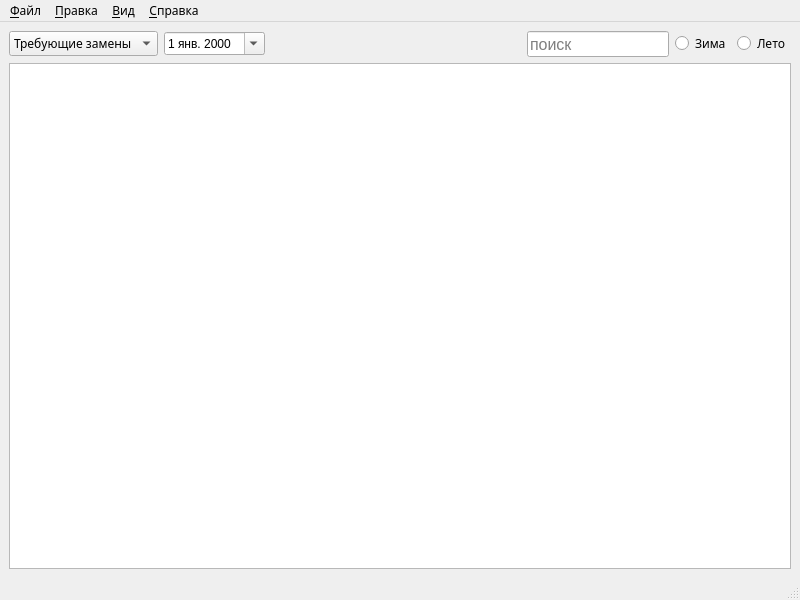
<?xml version="1.0" encoding="UTF-8"?>
<ui version="4.0">
 <class>MainWindow</class>
 <widget class="QMainWindow" name="MainWindow">
  <property name="geometry">
   <rect>
    <x>0</x>
    <y>0</y>
    <width>800</width>
    <height>600</height>
   </rect>
  </property>
  <property name="font">
   <font>
    <family>Uroob</family>
   </font>
  </property>
  <property name="windowTitle">
   <string>График замены фильтров</string>
  </property>
  <property name="windowIcon">
   <iconset>
    <normaloff>:/qfilter.ico</normaloff>:/qfilter.ico</iconset>
  </property>
  <property name="locale">
   <locale language="Russian" country="Belarus"/>
  </property>
  <widget class="QWidget" name="centralwidget">
   <layout class="QVBoxLayout" name="verticalLayout_2">
    <item>
     <layout class="QVBoxLayout" name="verticalLayout">
      <item>
       <layout class="QHBoxLayout" name="horizontalLayout">
        <item>
         <widget class="QComboBox" name="filterComboBox">
          <item>
           <property name="text">
            <string>Требующие замены</string>
           </property>
          </item>
          <item>
           <property name="text">
            <string>На дату</string>
           </property>
          </item>
          <item>
           <property name="text">
            <string>Все</string>
           </property>
          </item>
         </widget>
        </item>
        <item>
         <widget class="QDateEdit" name="dateEdit">
          <property name="font">
           <font>
            <family>Ubuntu</family>
            <kerning>true</kerning>
           </font>
          </property>
          <property name="calendarPopup">
           <bool>true</bool>
          </property>
         </widget>
        </item>
        <item>
         <spacer name="horizontalSpacer">
          <property name="orientation">
           <enum>Qt::Horizontal</enum>
          </property>
          <property name="sizeHint" stdset="0">
           <size>
            <width>40</width>
            <height>20</height>
           </size>
          </property>
         </spacer>
        </item>
        <item>
         <widget class="QLineEdit" name="searchEdit">
          <property name="sizePolicy">
           <sizepolicy hsizetype="Fixed" vsizetype="Fixed">
            <horstretch>0</horstretch>
            <verstretch>0</verstretch>
           </sizepolicy>
          </property>
          <property name="maximumSize">
           <size>
            <width>142</width>
            <height>26</height>
           </size>
          </property>
          <property name="font">
           <font>
            <family>Ubuntu</family>
            <pointsize>12</pointsize>
           </font>
          </property>
          <property name="toolTip">
           <string/>
          </property>
          <property name="text">
           <string/>
          </property>
          <property name="placeholderText">
           <string>поиск</string>
          </property>
          <property name="clearButtonEnabled">
           <bool>true</bool>
          </property>
         </widget>
        </item>
        <item>
         <widget class="QRadioButton" name="winterRadioButton">
          <property name="font">
           <font>
            <family>Uroob</family>
           </font>
          </property>
          <property name="text">
           <string>Зима</string>
          </property>
         </widget>
        </item>
        <item>
         <widget class="QRadioButton" name="summerRadioButton">
          <property name="font">
           <font>
            <family>Uroob</family>
           </font>
          </property>
          <property name="text">
           <string>Лето</string>
          </property>
         </widget>
        </item>
       </layout>
      </item>
     </layout>
    </item>
    <item>
     <widget class="QTableView" name="tableView">
      <property name="sizePolicy">
       <sizepolicy hsizetype="Expanding" vsizetype="Expanding">
        <horstretch>0</horstretch>
        <verstretch>0</verstretch>
       </sizepolicy>
      </property>
      <property name="font">
       <font>
        <family>Ubuntu</family>
        <pointsize>12</pointsize>
       </font>
      </property>
      <property name="editTriggers">
       <set>QAbstractItemView::NoEditTriggers</set>
      </property>
      <property name="alternatingRowColors">
       <bool>true</bool>
      </property>
      <property name="selectionMode">
       <enum>QAbstractItemView::SingleSelection</enum>
      </property>
      <property name="selectionBehavior">
       <enum>QAbstractItemView::SelectRows</enum>
      </property>
      <property name="sortingEnabled">
       <bool>true</bool>
      </property>
      <property name="wordWrap">
       <bool>false</bool>
      </property>
      <attribute name="horizontalHeaderHighlightSections">
       <bool>false</bool>
      </attribute>
      <attribute name="horizontalHeaderStretchLastSection">
       <bool>false</bool>
      </attribute>
      <attribute name="verticalHeaderVisible">
       <bool>false</bool>
      </attribute>
     </widget>
    </item>
   </layout>
  </widget>
  <widget class="QMenuBar" name="menubar">
   <property name="geometry">
    <rect>
     <x>0</x>
     <y>0</y>
     <width>800</width>
     <height>22</height>
    </rect>
   </property>
   <property name="font">
    <font>
     <family>Uroob</family>
     <bold>false</bold>
    </font>
   </property>
   <widget class="QMenu" name="menuFile">
    <property name="title">
     <string>&amp;Файл</string>
    </property>
    <addaction name="actionExit"/>
   </widget>
   <widget class="QMenu" name="menuEdit">
    <property name="title">
     <string>&amp;Правка</string>
    </property>
    <addaction name="actionAdd"/>
    <addaction name="actionEdit"/>
    <addaction name="actionRemove"/>
    <addaction name="separator"/>
    <addaction name="actionMark"/>
    <addaction name="separator"/>
    <addaction name="actionSettings"/>
   </widget>
   <widget class="QMenu" name="menuHelp">
    <property name="title">
     <string>&amp;Справка</string>
    </property>
    <addaction name="actionManual"/>
    <addaction name="separator"/>
    <addaction name="actionAbout"/>
   </widget>
   <widget class="QMenu" name="menuView">
    <property name="title">
     <string>&amp;Вид</string>
    </property>
    <widget class="QMenu" name="menuColumns">
     <property name="title">
      <string>Столбцы</string>
     </property>
    </widget>
    <addaction name="menuColumns"/>
    <addaction name="separator"/>
    <addaction name="actionDiagram"/>
   </widget>
   <addaction name="menuFile"/>
   <addaction name="menuEdit"/>
   <addaction name="menuView"/>
   <addaction name="menuHelp"/>
  </widget>
  <widget class="QStatusBar" name="statusbar">
   <property name="font">
    <font>
     <family>Ubuntu</family>
     <bold>true</bold>
     <stylestrategy>PreferAntialias</stylestrategy>
     <kerning>false</kerning>
    </font>
   </property>
  </widget>
  <action name="actionExit">
   <property name="text">
    <string>Выход</string>
   </property>
   <property name="shortcut">
    <string>Ctrl+Q</string>
   </property>
  </action>
  <action name="actionAdd">
   <property name="text">
    <string>Добавить</string>
   </property>
   <property name="toolTip">
    <string>Добавить</string>
   </property>
   <property name="shortcut">
    <string>Ctrl+N</string>
   </property>
  </action>
  <action name="actionEdit">
   <property name="text">
    <string>Изменить</string>
   </property>
   <property name="toolTip">
    <string>Изменить</string>
   </property>
   <property name="shortcut">
    <string>Alt+Return</string>
   </property>
  </action>
  <action name="actionRemove">
   <property name="text">
    <string>Удалить</string>
   </property>
   <property name="toolTip">
    <string>Удалить</string>
   </property>
   <property name="shortcut">
    <string>Del</string>
   </property>
  </action>
  <action name="actionAbout">
   <property name="text">
    <string>О программе</string>
   </property>
  </action>
  <action name="actionDiagram">
   <property name="checkable">
    <bool>true</bool>
   </property>
   <property name="text">
    <string>Диагрвмма</string>
   </property>
   <property name="shortcut">
    <string>Ctrl+D</string>
   </property>
  </action>
  <action name="actionSettings">
   <property name="text">
    <string>Настройки</string>
   </property>
   <property name="shortcut">
    <string>Ctrl+P</string>
   </property>
  </action>
  <action name="actionMark">
   <property name="text">
    <string>Отметить</string>
   </property>
   <property name="shortcut">
    <string>Ctrl+M</string>
   </property>
  </action>
  <action name="actionManual">
   <property name="text">
    <string>Краткое руководство</string>
   </property>
   <property name="shortcut">
    <string>F1</string>
   </property>
  </action>
 </widget>
 <resources/>
 <connections/>
</ui>
